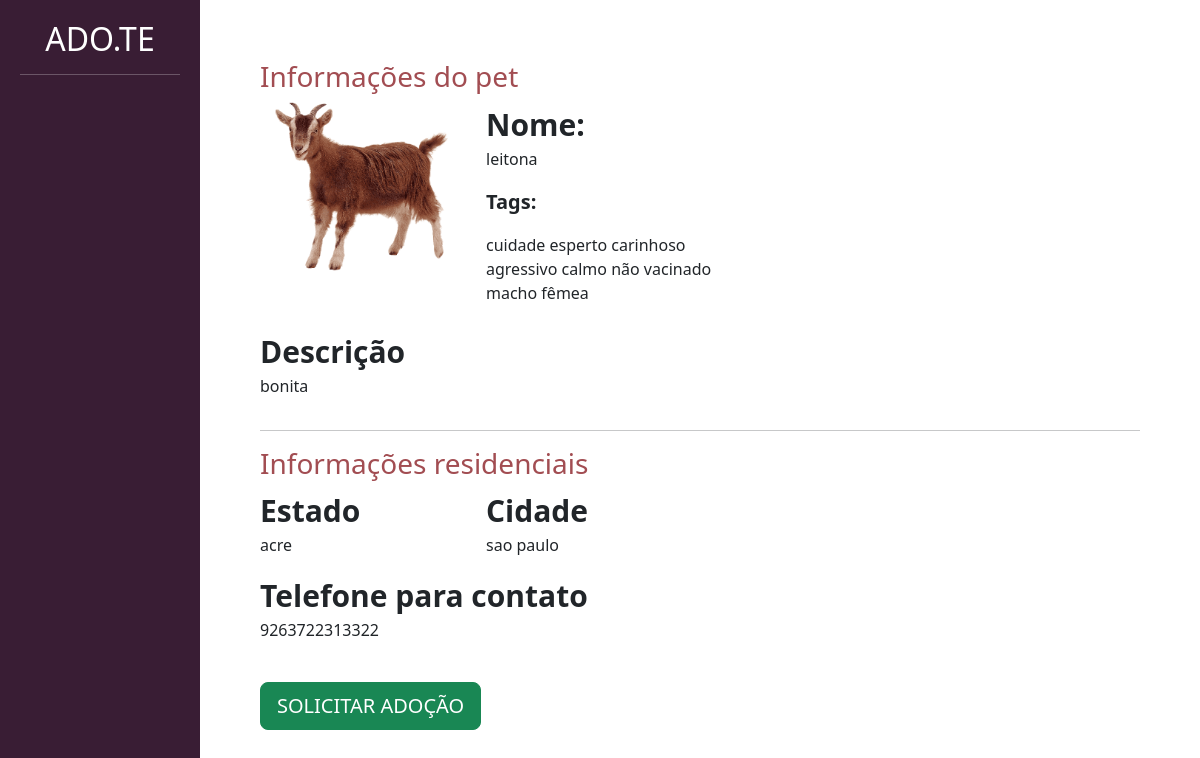
The page /divulgar/ver_pet/20 (signed in) on the database its author committed.
### divulgar/models.py (models this page shows, shortened)
class novo_pet(models.Model):
    choices_status = (('P', 'Para adoção'),
                      ('A', 'Adotado'))
    username = models.ForeignKey(User, on_delete=models.DO_NOTHING)
    foto = models.ImageField(upload_to="fotos_pets")
    nome = models.CharField(max_length=100)
    descricao = models.TextField()
    estado = models.CharField(max_length=50)
    cidade = models.CharField(max_length=50)
    telefone = models.CharField(max_length=50)
    tags = models.ManyToManyField(Tag)
    raca = models.ForeignKey(Raça, on_delete=models.DO_NOTHING)
    status = models.CharField(max_length=1, choices=choices_status, default='P')

class Tag(models.Model):
    tag = models.CharField(max_length=100)
    def __str__(self) -> str:
        return self.tag

### divulgar/views.py (the view)
# urls.py: path('ver_pet/<int:id>', views.ver_pet, name='ver_pet'),
@login_required(login_url='/user/login/')
def ver_pet(request , id):
    if request.method == "GET":
        pet = novo_pet.objects.get(id=id)
        return render(request, 'ver_pet.html', {'pet':pet})

### divulgar/templates/ver_pet.html (shortened to what this page needs)
{% load static %}
<!doctype html>
<html lang="pt-BR">
    <head>
    <link href="https://cdn.jsdelivr.net/npm/bootstrap@5.3.0-alpha1/dist/css/bootstrap.min.css" rel="stylesheet">
    <link href="{% static 'register.css' %}" rel="stylesheet">
    <link href="{% static 'style.css' %}" rel="stylesheet">
    <link href="{% static 'seus_pet.css' %}" rel="stylesheet">
    <link href="{% static 'listar_pets.css' %}" rel="stylesheet">
    </head>
    <body>
        <div class="container-fluid">
            <div class="row">
                <div class="col-md-2 bg-side-plataforma sidebar">
                    <h2>ADO.TE</h2>
                    <hr>
                </div>
                <div style="padding:60px" class="col-md">
                    <h3 class="font-vinho">Informações do pet</h3>
                    <div class="row">
                        <div class="col-md-3">
                            <img width="100%" src="{{pet.foto.url}}">
                        </div>
                        <div class="col-md-9">
                            <span class="span-bold">Nome:</span>
                            <p>{{pet.nome}}</p>
                            <p style="font-size: 20px;"><strong>Tags: </strong></p>
                            <div style="width:40%">
                                {% for tag in pet.tags.all %}
                                    {{ tag }}
                                {% endfor %}
                            </div>
                        </div>
                    </div>
                    <br>
                    <div class="row">
                        <div class="col-md-5">
                            <span class="span-bold">Descrição</span>
                            <p>{{pet.descricao}}</p>
                        </div>
                        <div class="col-md-7">
                        </div>
                    </div>
                    <hr>
                    <div class="row">
                        <h3 class="font-vinho">Informações residenciais</h3>
                        <div class="col-md">
                            <div class="row">
                                <div class="col-md">
                                    <span class="span-bold">Estado</span>
                                    <p>{{pet.estado}}</p>
                                </div>
                                <div class="col-md">
                                    <span class="span-bold">Cidade</span>
                                    <p>{{pet.cidade}}</p>
                                </div>
                            </div>
                            <span class="span-bold">Telefone para contato</span>
                            <p>{{pet.telefone}}</p>
                            <br>
                            <a href="{% url 'pedido_adocao' pet.id %}" class="btn btn-success btn-lg">SOLICITAR ADOÇÃO</a>
                        </div>
                        <div class="col-md">
                        </div>
                    </div>
                </div>
            </div>
        </div>
    </body>
</html>

### divulgar/static/style.css (style rules this page uses)
.sidebar { text-align: center; padding: 20px; }
.font-vinho { color: #A24D52; }

### divulgar/static/listar_pets.css (style rules this page uses)
.span-bold { font-weight: bold; font-size: 30px; }
.bg-side-plataforma { background-color: #391D34; color: white; }

### rows shown on the page
novo_pet: foto (picture), nome "leitona", descricao "bonita", estado "acre", cidade "sao paulo", telefone "9263722313322"
Tag: tag "cuidade"
Tag: tag "esperto"
Tag: tag "carinhoso"
Tag: tag "agressivo"
Tag: tag "calmo"
Tag: tag "não vacinado"
Tag: tag "macho"
Tag: tag "fêmea"
